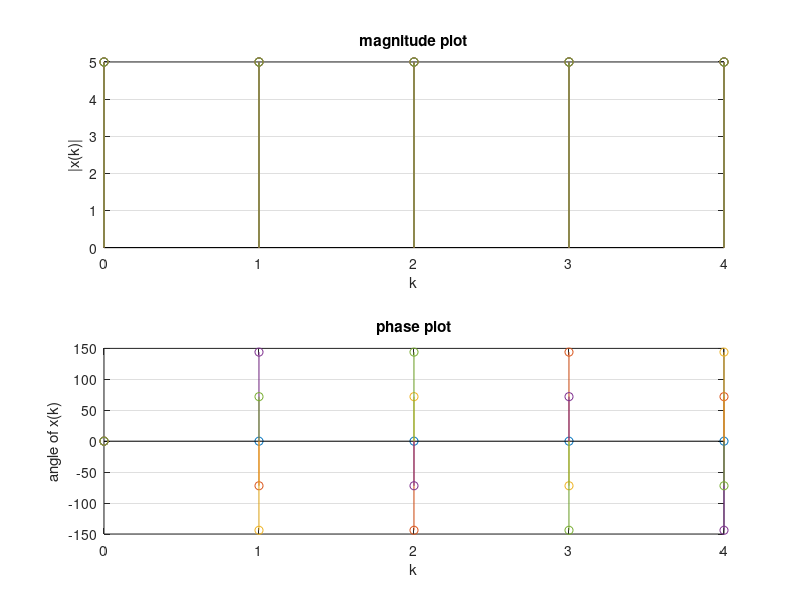

This chart was generated by the following MATLAB code:
clc;
clear all;
close all;
x=input('enter the input sequence= ');
N=input('enter the value of N= ');
Xk=dftmtx(N)*x';
k=0:1:N-1;
subplot(2,1,1);
stem(k,abs(Xk));
xlabel('k');
ylabel('|x(k)|');
title('magnitude plot');
grid on;
subplot(2,1,2);
y=angle(Xk);
ang=rad2deg(y);
stem(k,ang);
xlabel('k');
ylabel('angle of x(k)');
title('phase plot');
grid on;
